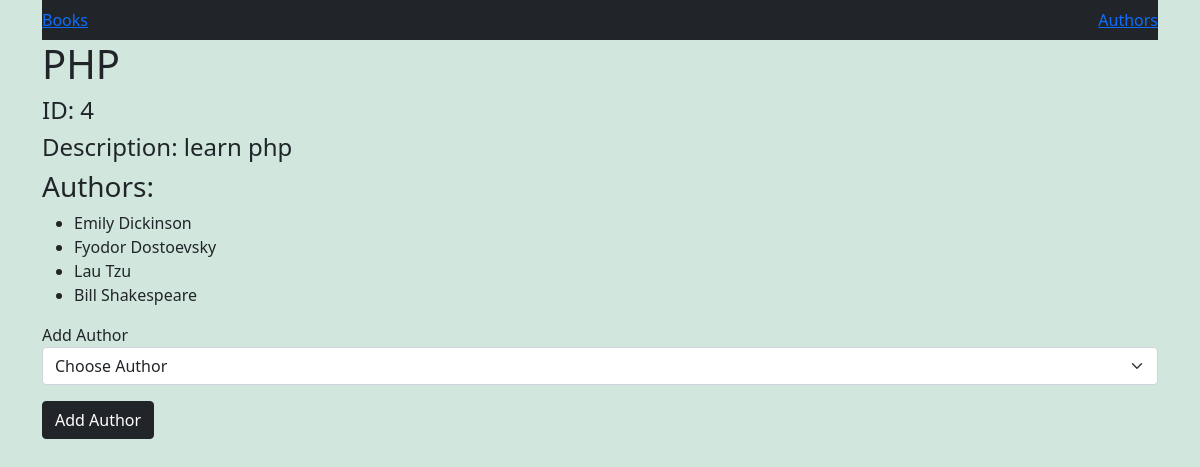
/book/4, run on the app's committed database.
### books_authors_app/models.py (models this page shows)
class Book(models.Model):
    title= models.CharField(max_length=255)
    desc= models.TextField()
    created_at= models.DateTimeField(auto_now_add=True)
    updated_at= models.DateTimeField(auto_now=True)

class Author(models.Model):
    first_name= models.CharField(max_length=45)
    last_name= models.CharField(max_length=45)
    notes= models.TextField(null=True)
    myBooks= models.ManyToManyField(Book, related_name="myAuthors")
    created_at= models.DateTimeField(auto_now_add=True)
    updated_at= models.DateTimeField(auto_now=True)

### books_authors_app/views.py (the view)
# urls.py: path('book/<int:bookId>', views.showBook, name= 'showBook'),
def showBook(request, bookId):
    thisBook = Book.objects.get(id= bookId)
    allAuthors = Author.objects.all()
    context = {
        "thisBook": thisBook,
        "allAuthors": allAuthors,
    }
    return render(request,'showBook.html', context)

### books_authors_app/templates/showBook.html (shortened to what this page needs)
<!DOCTYPE html>
<html lang="en">
<head>
    <link href="https://cdn.jsdelivr.net/npm/bootstrap@5.0.0-beta3/dist/css/bootstrap.min.css" rel="stylesheet">
    {% load static %}
    <link rel="stylesheet" href="{% static 'css/stylebook.css' %}">
</head>
<body>
    <div id="wrapper">
        <div class="container">
            <nav class="navbar navbar-dark bg-dark">
                <a href="/">Books</a>
                <a href="{% url 'newAuthor' %}">Authors</a>
            </nav>
            <div class="main">
                <h1>{{thisBook.title}}</h1>
                <h4>ID: {{ thisBook.id }}</h4>
                <h4>Description: <span>{{ thisBook.desc }}</span></h4>
            </div>
            <div class="authors">
                <h3>Authors:</h3>
                <ul>
                {% for myAuthor in thisBook.myAuthors.all %}
                    <li>{{myAuthor.first_name}} {{myAuthor.last_name}}</li>
                {% endfor %}
                </ul>
                <form action="{% url 'addAuthor' %}" method="POST">
                    <div class="author_form">
                        <label for="authors">Add Author</label>
                        <select name="authorId" class="form-select" aria-label="Default select example">
                            <option selected>Choose Author</option>
                        </select>
                    </div>
                    <button type="submit" class="mt-3 btn btn-dark">Add Author</button>
                </form>
            </div>
        </div>
        </div>
</body>
</html>

### books_authors_app/static/css/stylebook.css (style rules this page uses)
#wrapper { background-color: #D1E7DD; height: 1200px; }

### data on the page
Book: title "PHP", id "4", desc "learn php"
Author: first_name "Emily", last_name "Dickinson"
Author: first_name "Fyodor", last_name "Dostoevsky"
Author: first_name "Lau", last_name "Tzu"
Author: first_name "Bill", last_name "Shakespeare"
